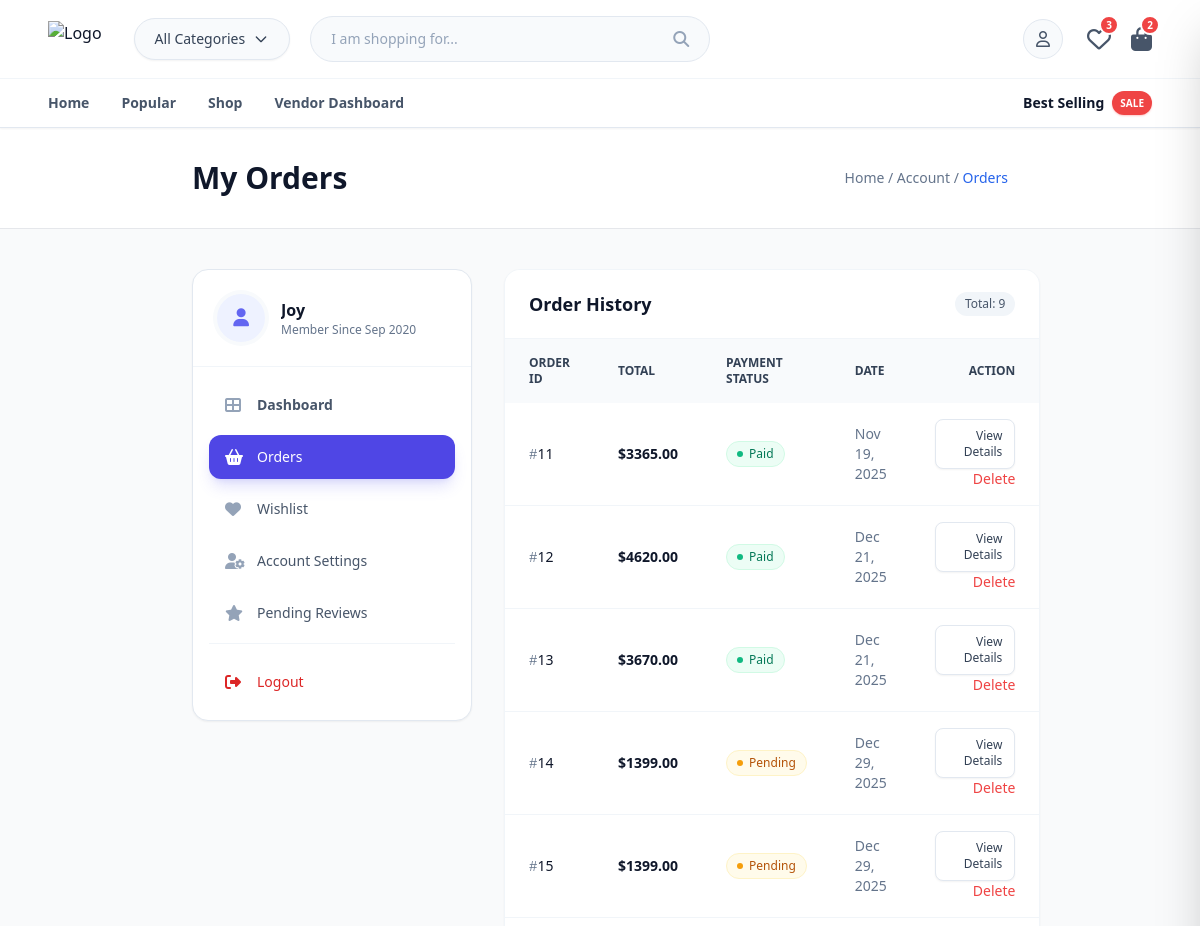
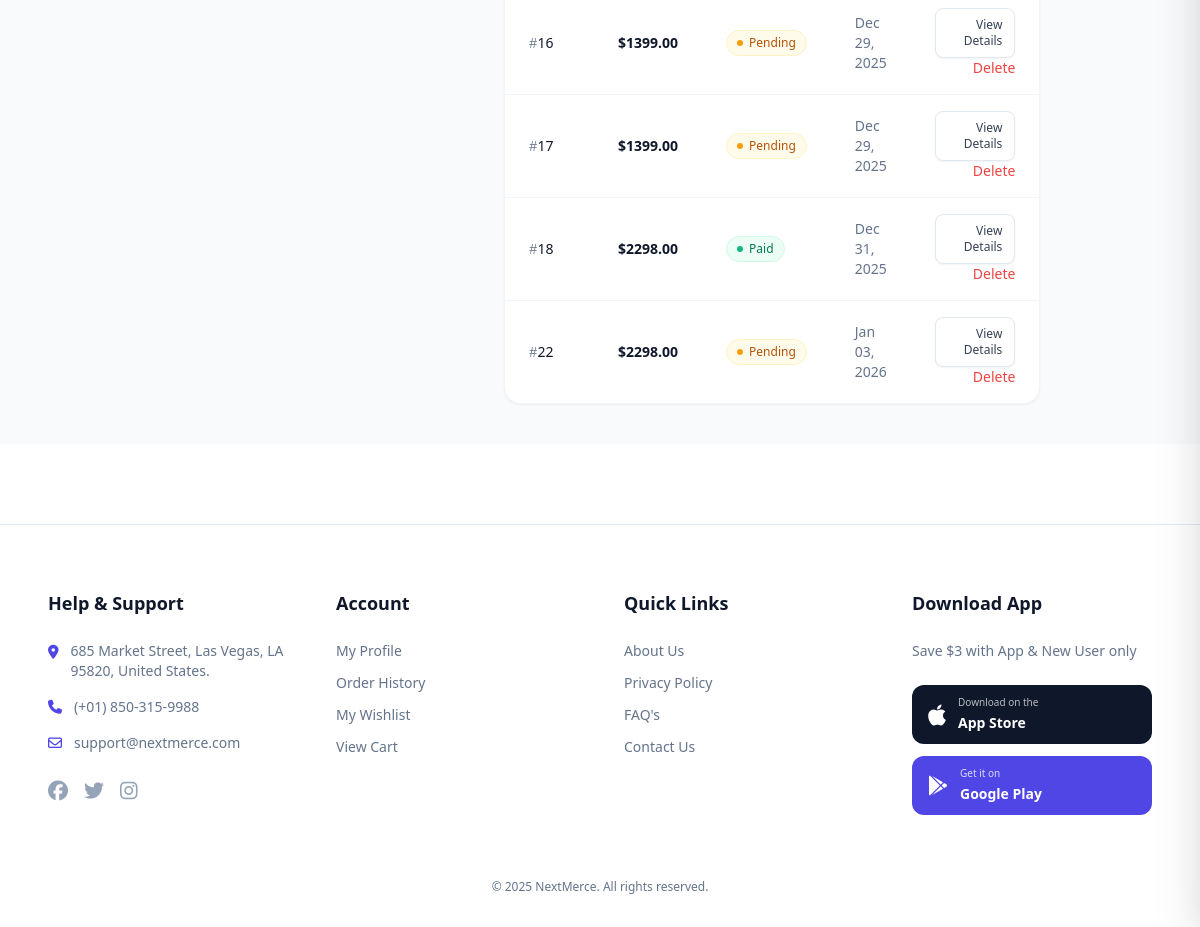
The page /customer/customer/orders/ (signed in) on the database as committed earlier (2 pictures, top to bottom).
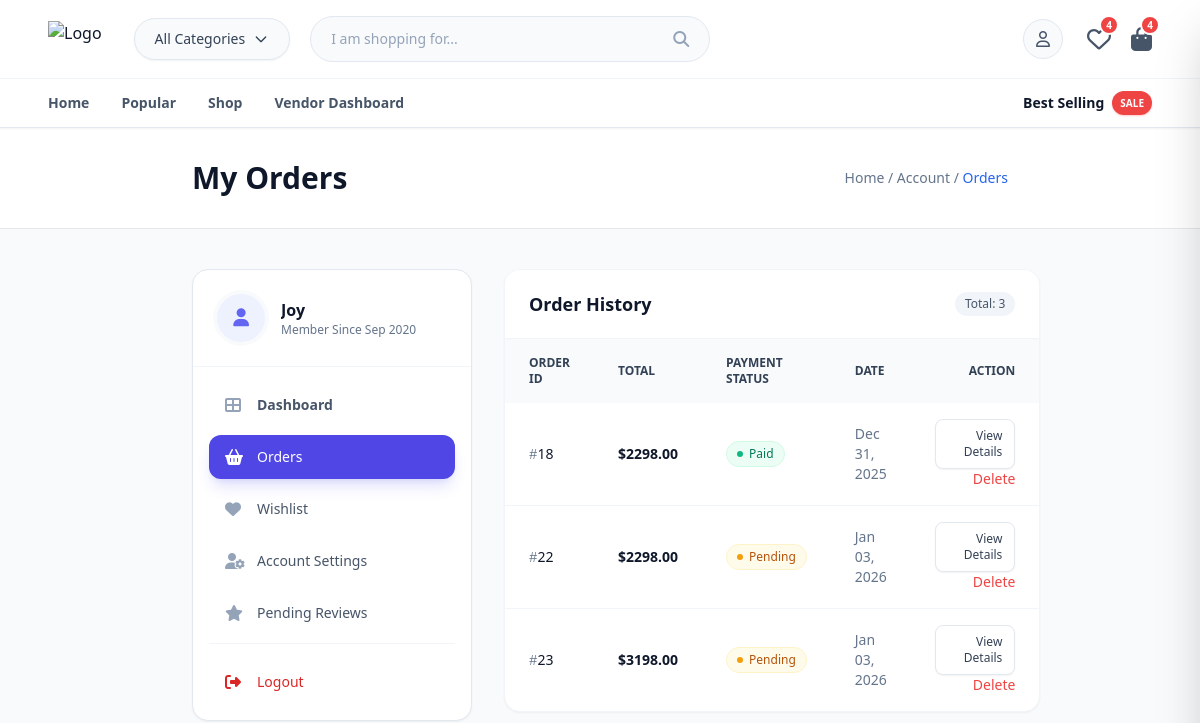
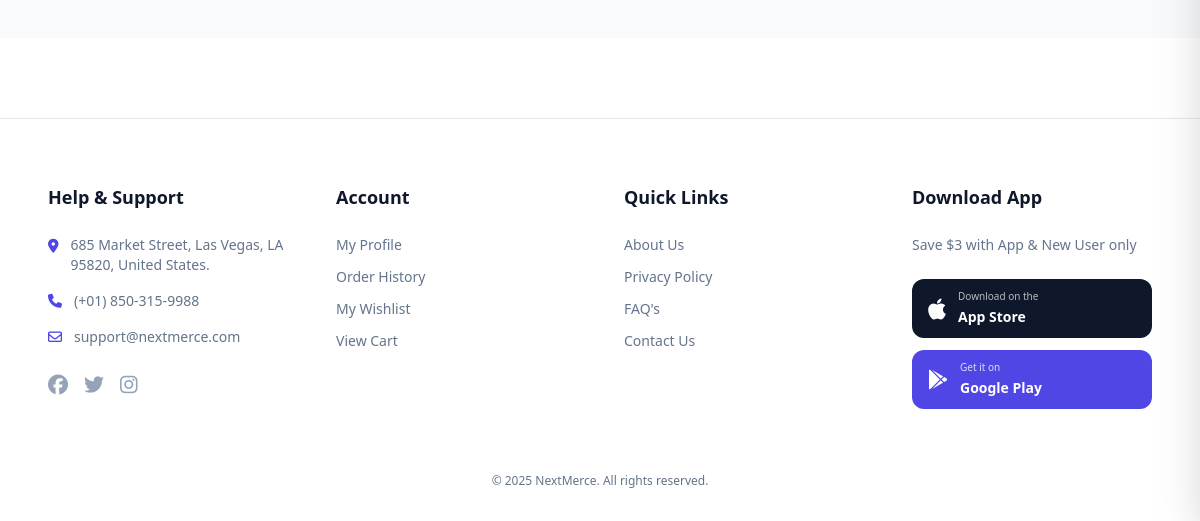
The same page on the database as committed later (2 pictures, top to bottom).
### store/models.py (models this page shows, shortened)
class Order(models.Model):
    STATUS = (
        ("Paid", "Paid"),
        ("Pending", "Pending"),
        ("Failed", "Failed"),
    )
    user = models.ForeignKey(userauth_model.User, on_delete=models.SET_NULL, null=True)
    fullname = models.CharField(max_length=50, null=True, blank=True)
    mobile = models.CharField(max_length=50, null=True, blank=True)
    city = models.CharField(max_length=100, default='Unknown City')
    address = models.CharField(max_length=100, null=True, blank=True)
    state = models.CharField(max_length=100, null=True, blank=True)
    country = models.CharField(max_length=100, null=True, blank=True)
    total = models.DecimalField(default=0, decimal_places=2, max_digits=12, null=True, blank=True)
    payment_status = models.CharField(max_length=50, choices=STATUS, default="Pending")
    date = models.DateTimeField(default=timezone.now, null=True, blank=True)

### customer/views.py (the view)
# urls.py: path('customer/orders/', views.customer_orders,  name='customer_orders'),
def customer_orders(request):
    orders = Order.objects.filter(user=request.user)
    context = {
        "orders": orders,
    }
    return render(request, 'customer/orders.html', context)

### store/context_processors.py (called while the page is built)
def cart_wishlist_counts(request):
    cart_count = 0
    wishlist_count = 0
    if request.user.is_authenticated:
        cart_count = Cart.objects.filter(user=request.user).count()
        wishlist_count = Wishlist.objects.filter(user=request.user).count()
    return {
        'CART_ITEM_COUNT': cart_count,
        'WISHLIST_ITEM_COUNT': wishlist_count,
    }

def default(request):
    categories = Category.objects.all()
    return {
        'categories': categories,
    }

### templates/customer/orders.html (shortened to what the changed rows need)
{% extends 'partials/base.html' %}
{% load static %}
{% block content %}
<div
    class="bg-white border-b border-gray-200 py-8 flex lg:flex-row flex-col lg:gap-0 gap-2  items-center justify-between px-4 lg:px-[12rem] xl:px-[19rem]">
    <h1 class="font-bold text-3xl text-slate-900">My Orders</h1>
</div>
<section class="bg-[#F9FAFB] py-10 px-4 lg:px-[12rem] xl:px-[19rem]">
    <div class="grid grid-cols-1 lg:grid-cols-[280px_1fr] gap-8">
        <aside class="hidden lg:block sticky top-32 self-start h-fit">
            {% include 'customer/includes/sidebar.html' %}
        </aside>
        <div class="space-y-6">
            <div class="rounded-2xl border border-slate-100 bg-white shadow-sm overflow-hidden">
                <div class="px-6 py-5 border-b border-slate-100 flex justify-between items-center bg-white">
                    <h2 class="font-bold text-lg text-slate-900">Order History</h2>
                    <span class="text-xs font-medium px-2.5 py-1 rounded-full bg-slate-100 text-slate-600">
                        Total: {{ orders.count }}
                    </span>
                </div>
                {% if orders %}
                <div class="overflow-x-auto">
                    <table class="w-full text-left text-sm text-gray-500">
                        <thead class="bg-slate-50 text-xs uppercase text-slate-700">
                            <tr>
                                <th class="px-6 py-4 font-semibold">Order ID</th>
                                <th class="px-6 py-4 font-semibold">Total</th>
                                <th class="px-6 py-4 font-semibold">Payment Status</th>
                                <th class="px-6 py-4 font-semibold">Date</th>
                                <th class="px-6 py-4 text-right font-semibold">Action</th>
                            </tr>
                        </thead>
                        <tbody class="divide-y divide-slate-100">
                            {% for order in orders %}
                            <tr class="hover:bg-slate-50 transition-colors group">
                                <td class="px-6 py-4 font-medium text-slate-900">
                                    <span class="font-mono text-slate-500">#</span>{{order.id}}
                                </td>
                                <td class="px-6 py-4 font-bold text-slate-900">${{order.total}}</td>
                                <td class="px-6 py-4">
                                    <span class="inline-flex items-center gap-1.5 rounded-full px-2.5 py-1 text-xs font-medium border
                                        {% if order.payment_status == 'Paid' %} bg-emerald-50 text-emerald-700 border-emerald-100
                                        {% elif order.payment_status == 'Pending' %} bg-amber-50 text-amber-700 border-amber-100
                                        {% else %} bg-red-50 text-red-700 border-red-100 {% endif %}">
                                        <span class="h-1.5 w-1.5 rounded-full
                                            {% if order.payment_status == 'Paid' %} bg-emerald-500
                                            {% elif order.payment_status == 'Pending' %} bg-amber-500
                                            {% else %} bg-red-500 {% endif %}"></span>
                                        {{ order.payment_status }}
                                    </span>
                                </td>
                                <td class="px-6 py-4 text-slate-500">
                                    {{order.date|date:"M d, Y"}}
                                </td>
                                <td class="px-6 py-4 text-right space-x-4">
                                    <a href="{% url 'customer_order_detail' order.id %}"
                                        class="inline-flex items-center justify-center rounded-lg border border-slate-200 bg-white px-3 py-2 text-xs font-medium text-slate-700 shadow-sm hover:bg-slate-50 hover:text-indigo-600 transition-all">
                                        View Details
                                    </a>
                                    <a href="{% url 'order_delete' order.id %}"
                                        class="font-medium text-red-500 text-sm">
                                        Delete
                                    </a>
                                </td>
                            </tr>
                            {% endfor %}
                        </tbody>
                    </table>
                </div>
                {% endif %}
            </div>
        </div>
    </div>
</section>
{% endblock content %}

Rows that differ between the two databases and show on the page:
removed Order: id "11", total "3365.00", payment_status "Paid", date "Nov 19, 2025"
removed Order: id "12", total "4620.00", payment_status "Paid", date "Dec 21, 2025"
removed Order: id "13", total "3670.00", payment_status "Paid", date "Dec 21, 2025"
removed Order: id "14", total "1399.00", payment_status "Pending", date "Dec 29, 2025"
removed Order: id "15", total "1399.00", payment_status "Pending", date "Dec 29, 2025"
removed Order: id "16", total "1399.00", payment_status "Pending", date "Dec 29, 2025"
removed Order: id "17", total "1399.00", payment_status "Pending", date "Dec 29, 2025"
added Order: id "23", total "3198.00", payment_status "Pending", date "Jan 03, 2026"
Other text that changed with them:
{{ WISHLIST_ITEM_COUNT }}: "3" → "4"
{{ CART_ITEM_COUNT }}: "2" → "4"
{{ orders.count }}: "9" → "3"
